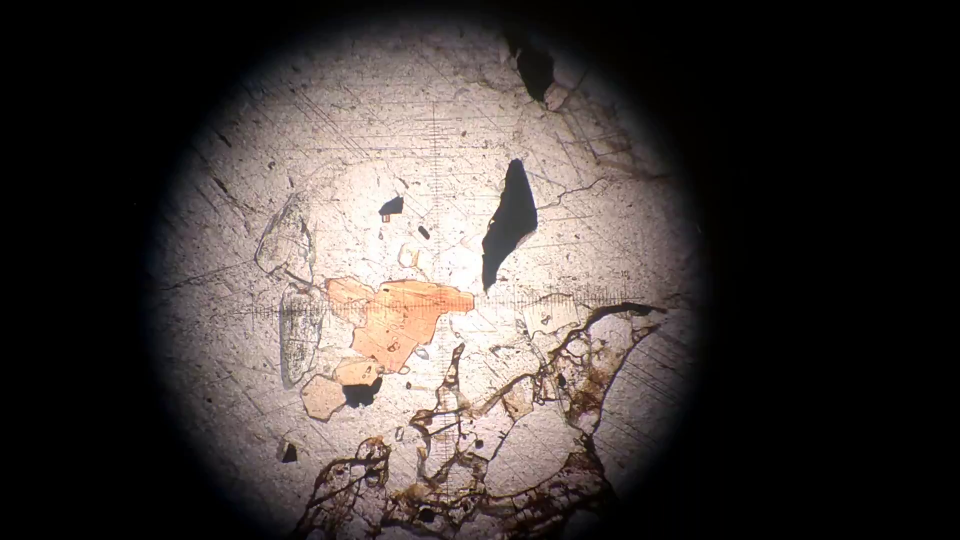
#> input picture frame 0 of flogopita.mp4, 1920 x 1080 px (shown at 1/2 size)
$ jupyter execute --allow-errors AlineandoSeccionesHomografia.ipynb
#> lines starting #> are read from the running program, lines starting #| are printed output that depends on the picture; after the words box and inside, x2 and y2 are one past the last pixel; in counts of white or black regions, pixels touching at a corner belong together
# Homografía y videos de secciones delgadas

[cell 1]
import cv2 # open-cv versión en python de libreria de visión artificial de c++
import numpy as np # libreria para tratamiento de matrices (en este caso imagenes)
import os # libreria para manejo y creacion de archivos del sistema operativo
import imageio, imutils # tratamiento de imagenes, para hacer los gifs

# NOMBRE DEL VIDEO (sin extensión) EN ESTE CASO: flogopita
name = "flogopita" # creará un directorio llamado de esta forma para guardar fotogramas y resultados de la homografía

El proceso de Homografía toma dos imagenes y genera puntos de relación entre ellas, luego las alinea haciendo que estos cuadren, para tener dos imagenes alineadas de un mismo objeto

Las lineas conectan los puntos en común entre las dos imagenes

[cell 2]
from IPython.display import Video

Video(name+".mp4",width=600, height=400,html_attributes = "controls muted")

## Definición de funciones

### Desglosar en Fotogramas

[cell 3]
def getFrame(sec):
#> called with sec = 0
    vidcap.set(cv2.CAP_PROP_POS_MSEC,sec*1000)
    hasFrames,image = vidcap.read()
#> image is the input picture: shape (1080, 1920, 3); mean B, G, R 58.8, 61.5, 68.7

    if hasFrames:

        cv2.imwrite(name+"/image"+str(count)+".jpg", image)     # guadar fotogramas como jpg
    return hasFrames

vidcap = cv2.VideoCapture(name+'.mp4')

try:
    os.mkdir(name)
except OSError:
    print ("Fallo creacion de directorio: %s --- ¿ya existe?" % name)
else:
    print ("Se creo directorio:  %s " % name)

sec = 0
frameRate = 0.2 # AQUI se modifica la tasa  de los fotogramas, más bajo = más fotogramas
count=1
success = getFrame(sec)
#> success = True
while success: # para de extraer fotogramas cuando ya no hay video
    count = count + 1
    sec = sec + frameRate
    sec = round(sec, 2)
    success = getFrame(sec)
#> this loop made 26 passes
#> (sec, success) on passes 1 to 12: (0.2, True), (0.4, True), (0.6, True), (0.8, True), (1, True), (1.2, True), (1.4, True), (1.6, True), (1.8, True), (2, True), (2.2, True), (2.4, True)
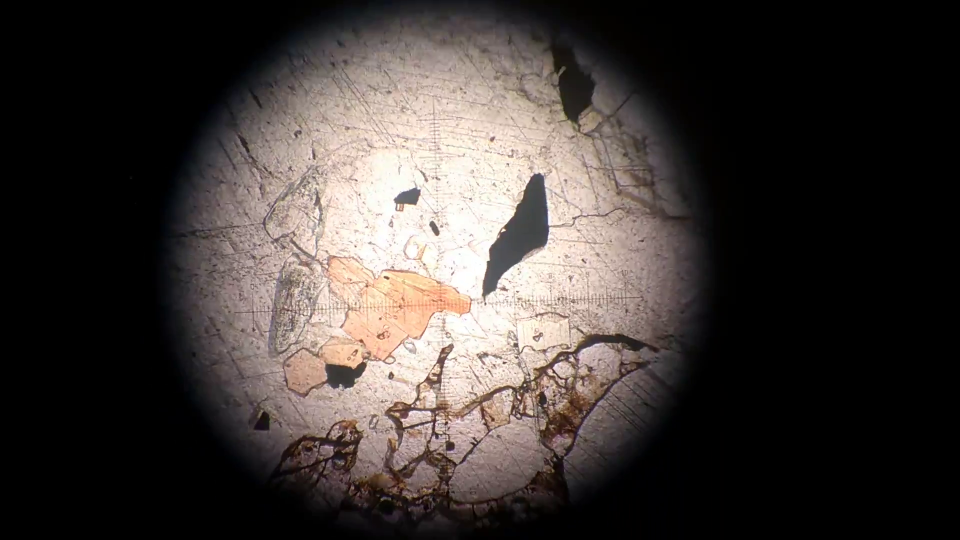
#> input picture frame 6 of flogopita.mp4, 1920 x 1080 px (shown at 1/2 size)
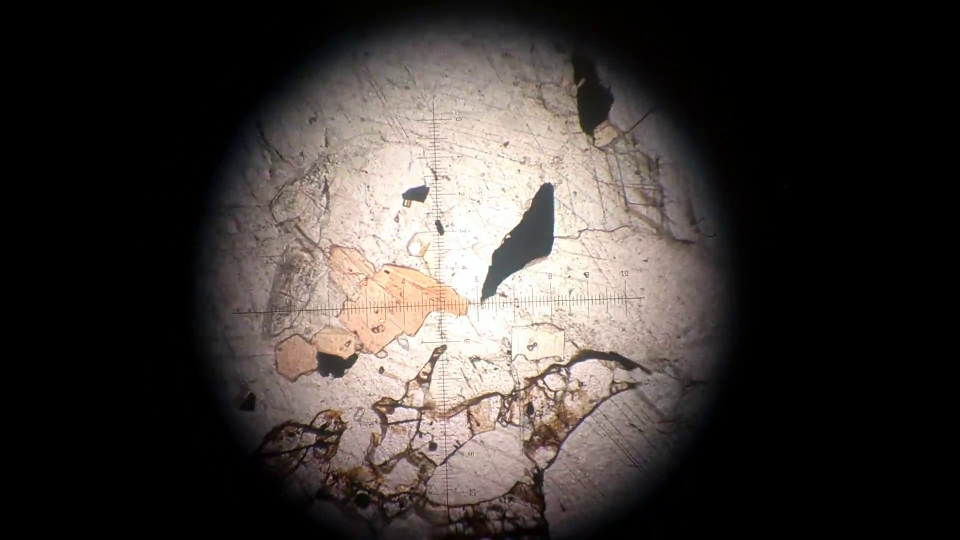
#> input picture frame 12 of flogopita.mp4, 1920 x 1080 px (shown at 1/2 size)
#> pass 3, in getFrame (call 4), `hasFrames,image = vidcap.read()`:
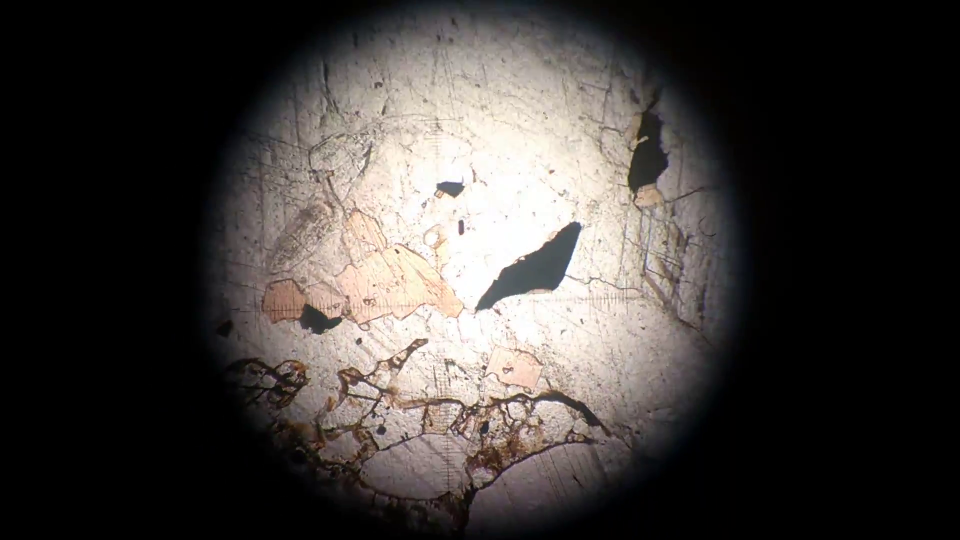
#> image: shape (1080, 1920, 3) (shown at 1/2 size); mean B, G, R 59.2, 61.7, 66
#> after the loop, count = 27; sec = 5.2

### Hacer Homografía

Se define una función para simplificar la extracción de la homografía entre 2 imagenes

[cell 4]
# [47 lines left out: function hacerHomografia, not called in this run]

[cell 5]
import glob
NumeroImagenes = len(glob.glob1(name+"/","image*"))
#> (the rest of this cell did not finish here and is left out)

[cell 6]
# imagen de referencia, en este caso la primera
im2 = cv2.imread(name+"/image1.jpg") # imagen de referencia
primeraImagen = cv2.cvtColor(im2,1)
img2 = cv2.cvtColor(im2,cv2.COLOR_BGR2GRAY)
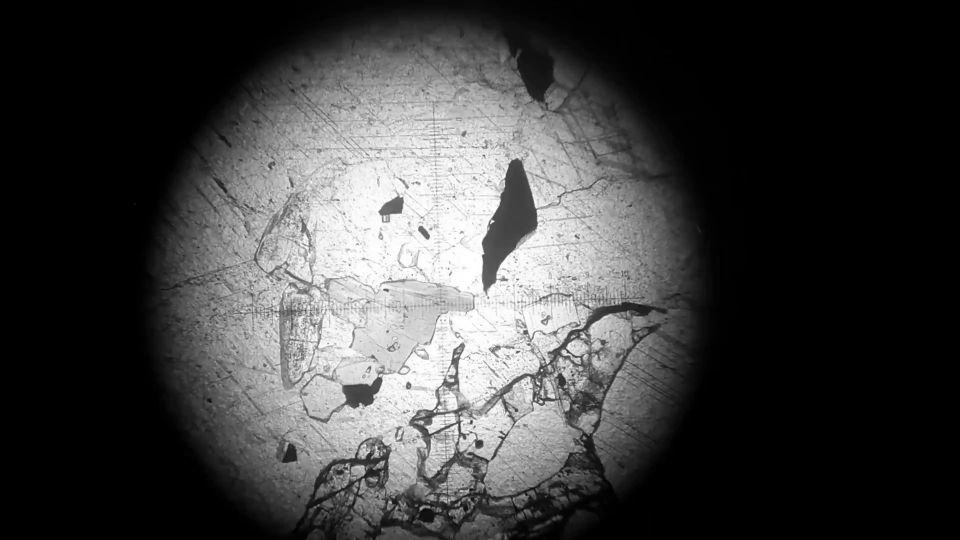
#> img2: shape (1080, 1920) (shown at 1/2 size); min 0, max 255, mean 63.3

# guardar la primera imagen con la nomenclatura de las otras
cv2.imwrite(f"{name}/HG{str(200)}-0.jpg", primeraImagen)

for i in range(1,NumeroImagenes+1):
    x = cv2.imread(name+"/image"+str(i)+".jpg") # imagen que se va contrastar con la de referencia
    hacerHomografia(img2,x,i, name=name)

## Hacer GIF
### Gif sin Homografía

[cell 7]
# ALINEAR LOS FOTOGRAMAS SIN HOMOGRAFIA

images = []
for i in range(1,NumeroImagenes+1):
    num = int(str(i))
    images.append(imageio.imread(name+"/image"+str(num)+".jpg"))
imageio.mimsave('primerGIF.gif', images)

[cell 8]
from IPython.display import Image
Image(filename="primerGIF.gif")

### Gif con Homografía

[cell 9]
images = []
for i in range(0,NumeroImagenes):

    num = int(str(i))
    images.append(imageio.imread(name+"/HG200-"+str(num)+".jpg"))
imageio.mimsave('segundoGIF.gif', images)

[cell 10]
from IPython.display import Image
Image(filename="segundoGIF.gif")

### Todo perfecto menos este fotograma, número 18

En este por alguna razón los puntos de referencia (ORB) no pudieron encontrar matchs suficientes y deformaron la imagen en lugar de alinearla

[cell 11]
from IPython.display import Image
Image(filename=name+'/HG200-18.jpg')

### Descartarlo manualmente, sabiendo que es la imagen numero 18

[cell 12]
images = []

#> (the rest of this cell did not finish here and is left out)

[cell 13]
from IPython.display import Image
Image(filename="tercerGIF.gif")

## Usando transformada de Hough para extraer el anómalo

[cell 14]
# aqui se agrupan las imagenes
images = []
#> images = []
#> `edges = cv2.Canny(gray, 50, 200)`:
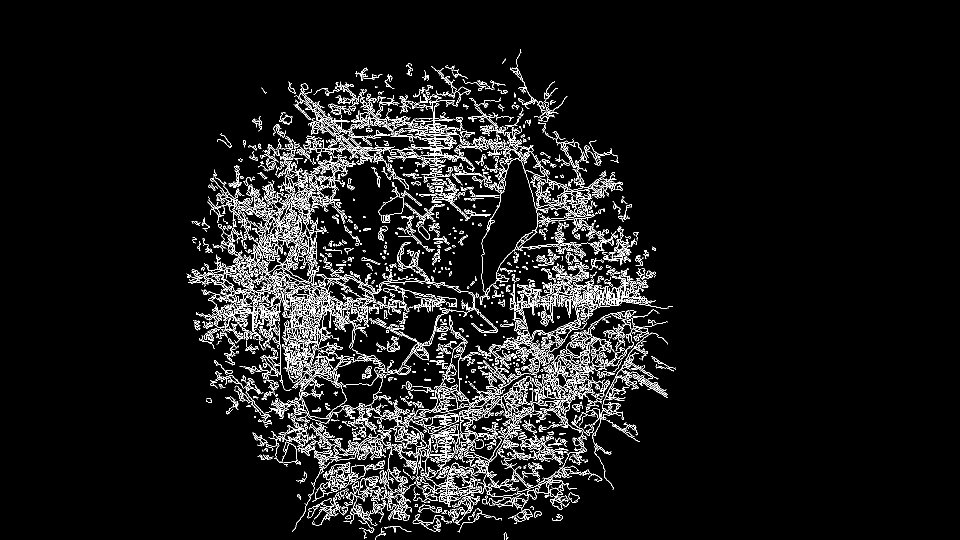
#> edges: shape (1080, 1920) (shown at 1/2 size); 6.1% white in thin lines or dots, all inside (x1, y1, x2, y2) = (373, 98, 1352, 1080)
#> `lines = cv2.HoughLinesP(edges, 1, np.pi/180,threshold = 500, minLineLe..`: lines = None
#> `num = int(str(i))`: num = 0
#> `num = int(str(i))`: num = 1
# nombre de la carpeta donde estan los fotogramas y la homografía

#> (the rest of this cell did not finish here and is left out)

$ run again, starting later in the video
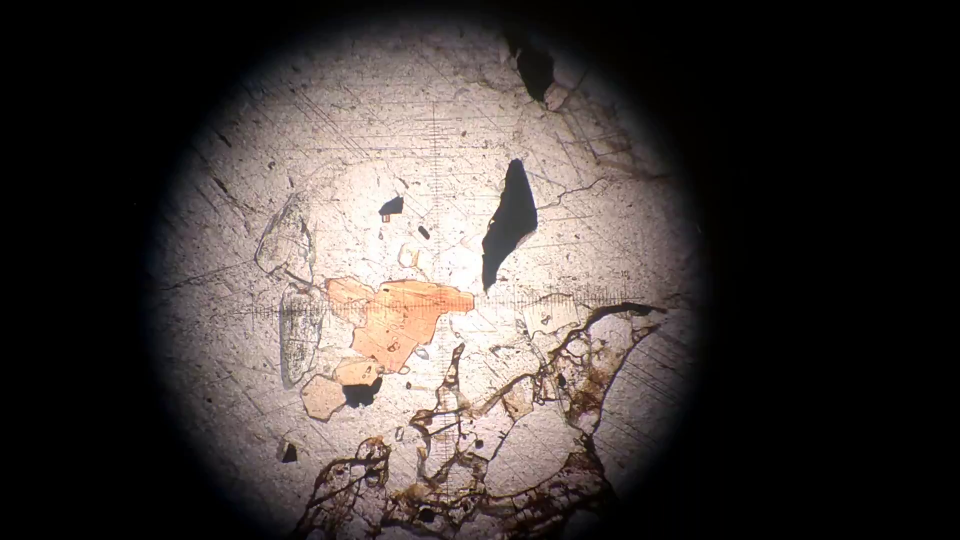
#> input picture frame 0 of flogopita.mp4, 1920 x 1080 px (shown at 1/2 size)
#> in getFrame, image is the input picture: shape (1080, 1920, 3); mean B, G, R 58.8, 61.5, 68.7
#> `success = getFrame(sec)`: success = True
#> the loop `while success:` made 26 passes
#> (sec, success) on passes 1 to 8: (0.2, True), (0.4, True), (0.6, True), (0.8, True), (1, True), (1.2, True), (1.4, True), (1.6, True)
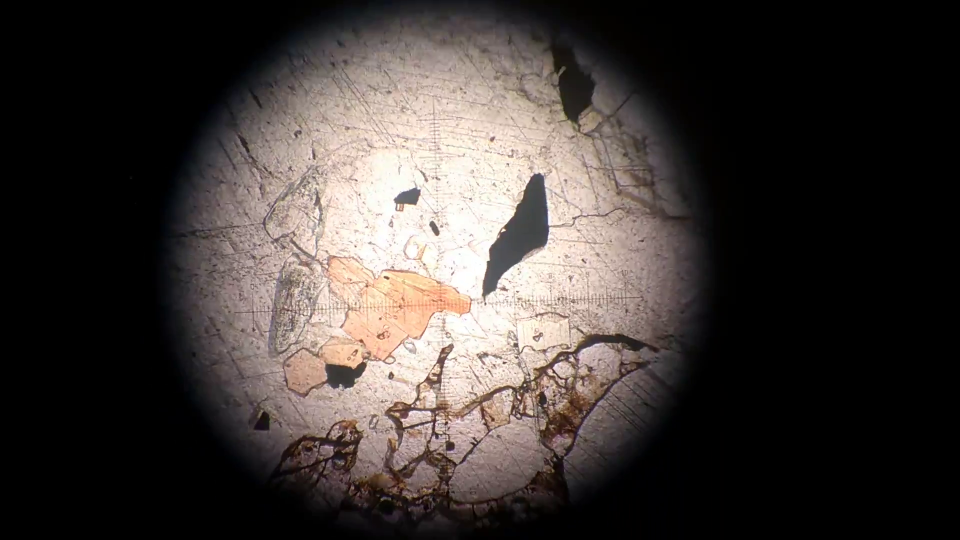
#> input picture frame 6 of flogopita.mp4, 1920 x 1080 px (shown at 1/2 size)
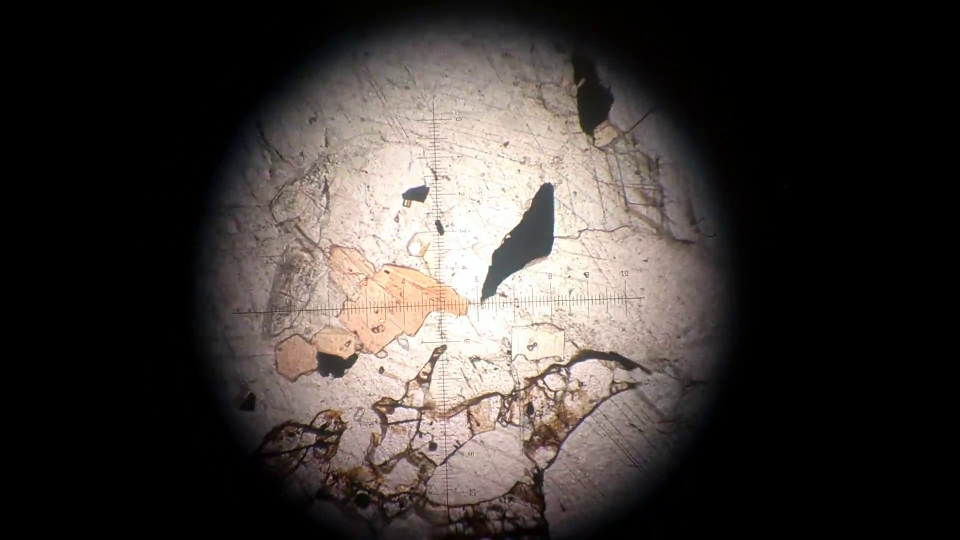
#> input picture frame 12 of flogopita.mp4, 1920 x 1080 px (shown at 1/2 size)
#> after the loop `while success:`: count = 27; sec = 5.2
#> images = []
#> edges: shape (1080, 1920); 6.1% white in thin lines or dots, all inside (x1, y1, x2, y2) = (373, 98, 1352, 1080)
#> lines = None
#> num = 0
#> num = 1

$ run again, starting later in the video
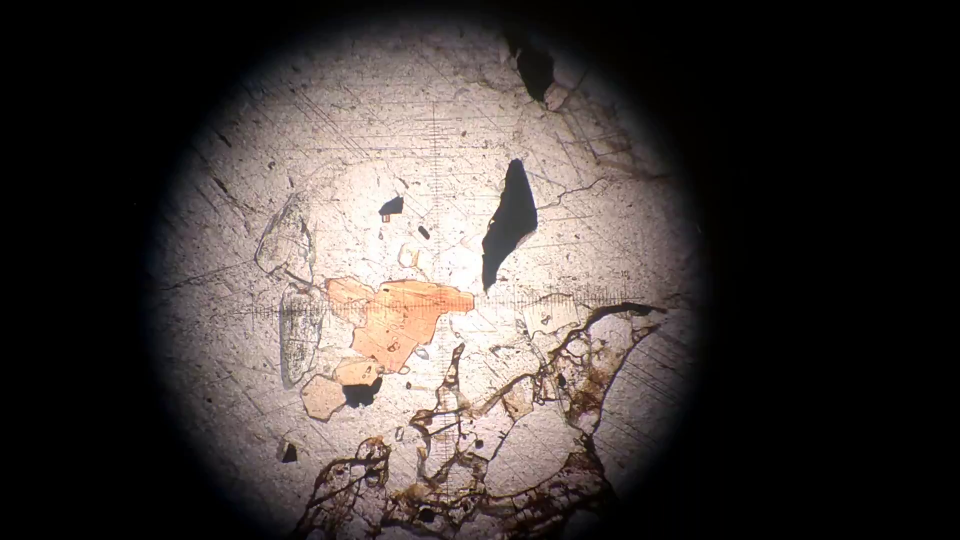
#> input picture frame 0 of flogopita.mp4, 1920 x 1080 px (shown at 1/2 size)
#> in getFrame, image is the input picture: shape (1080, 1920, 3); mean B, G, R 58.8, 61.5, 68.7
#> `success = getFrame(sec)`: success = True
#> the loop `while success:` made 26 passes
#> (sec, success) on passes 1 to 8: (0.2, True), (0.4, True), (0.6, True), (0.8, True), (1, True), (1.2, True), (1.4, True), (1.6, True)
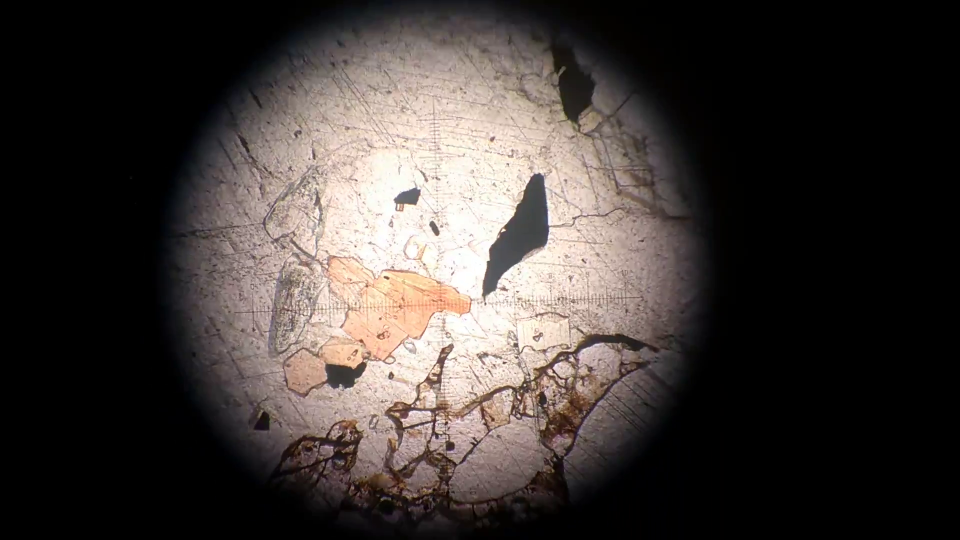
#> input picture frame 6 of flogopita.mp4, 1920 x 1080 px (shown at 1/2 size)
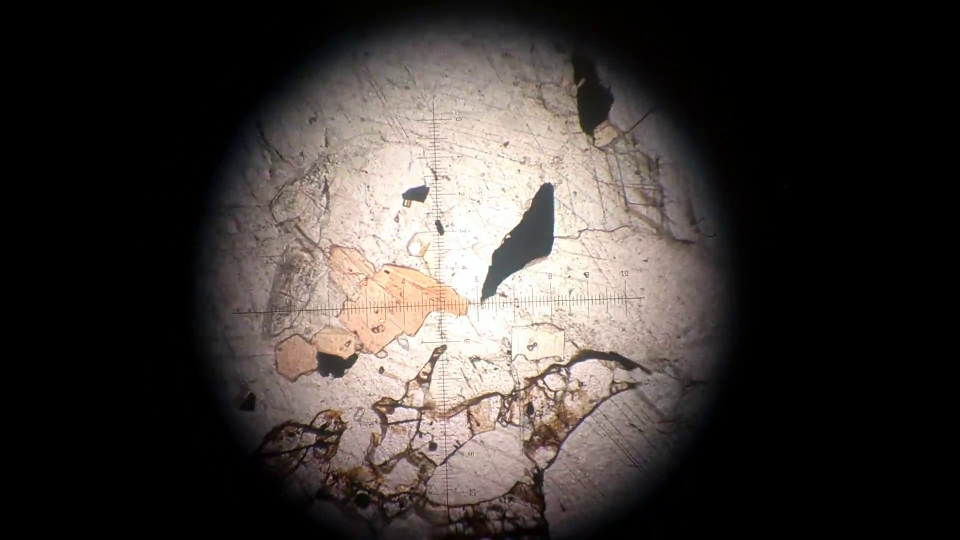
#> input picture frame 12 of flogopita.mp4, 1920 x 1080 px (shown at 1/2 size)
#> after the loop `while success:`: count = 27; sec = 5.2
#> images = []
#> edges: shape (1080, 1920); 6.1% white in thin lines or dots, all inside (x1, y1, x2, y2) = (373, 98, 1352, 1080)
#> lines = None
#> num = 0
#> num = 1
